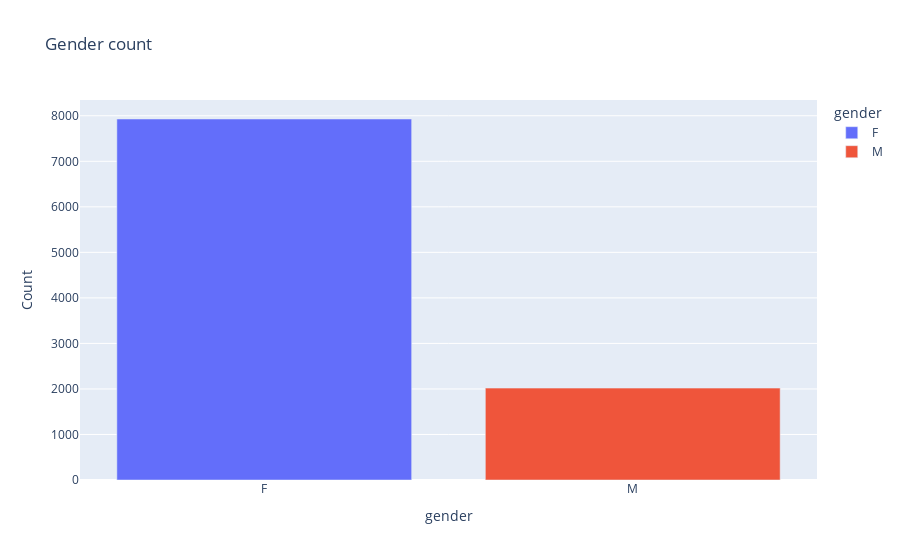

Notebook source saved alongside this figure:
### Code cell
fig = px.bar(
    df_gender,
    x='gender', 
    y='count',    
    color='gender',
    labels={'variable':'Variable', 'gender':'gender', 'count':'Count'},
    title='Gender count'
)
fig.show()

### Figure 1 — Plotly figure (JSON) as saved in the notebook; plotly's stock layout.template omitted (floating-point values rounded to 4 significant figures)
{"data": [{"hovertemplate": "gender=%{x}<br>Count=%{y}<extra></extra>", "legendgroup": "F", "marker": {"color": "#636efa", "pattern": {"shape": ""}}, "name": "F", "orientation": "v", "showlegend": true, "textposition": "auto", "type": "bar", "x": ["F"], "xaxis": "x", "y": [7929], "yaxis": "y"}, {"hovertemplate": "gender=%{x}<br>Count=%{y}<extra></extra>", "legendgroup": "M", "marker": {"color": "#EF553B", "pattern": {"shape": ""}}, "name": "M", "orientation": "v", "showlegend": true, "textposition": "auto", "type": "bar", "x": ["M"], "xaxis": "x", "y": [2018], "yaxis": "y"}], "layout": {"barmode": "relative", "legend": {"title": {"text": "gender"}, "tracegroupgap": 0}, "title": {"text": "Gender count"}, "xaxis": {"anchor": "y", "categoryarray": ["F", "M"], "categoryorder": "array", "domain": [0, 1], "title": {"text": "gender"}}, "yaxis": {"anchor": "x", "domain": [0, 1], "title": {"text": "Count"}}}}
